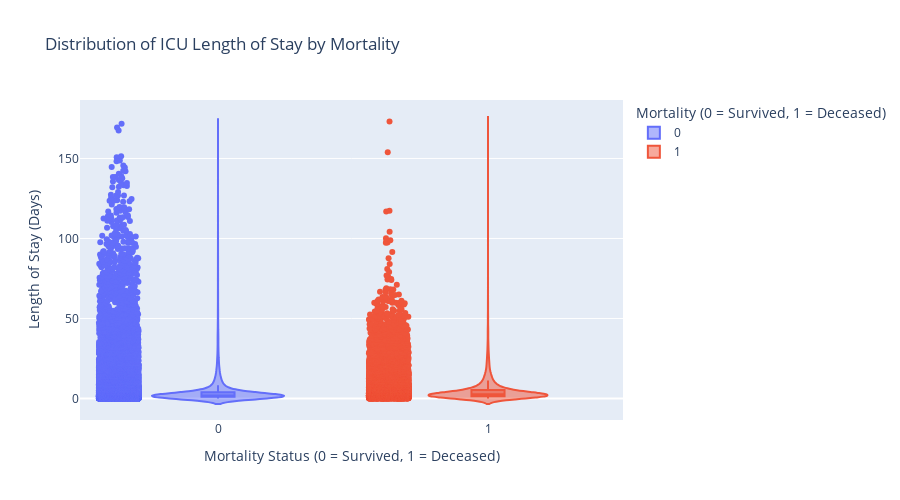

The notebook cell saved with this chart:
### Code cell
# Connect to the SQLite database
conn = sqlite3.connect('../Assignment_MIMIC_SQL/database.db')

# Query to get ICU length of stay and mortality flag data
query = """
SELECT icu.SUBJECT_ID, icu.HADM_ID, icu.LOS, p.EXPIRE_FLAG
FROM ICUSTAYS icu
JOIN PATIENTS p ON icu.SUBJECT_ID = p.SUBJECT_ID
"""

# Load the data into a pandas DataFrame
data = pd.read_sql(query, conn)
conn.close()

# Create a violin plot to visualize ICU Length of Stay by Mortality Status
fig = px.violin(data, 
                x='EXPIRE_FLAG', 
                y='LOS', 
                title="Distribution of ICU Length of Stay by Mortality",
                labels={'LOS': 'Length of Stay (Days)', 'EXPIRE_FLAG': 'Mortality (0 = Survived, 1 = Deceased)'},
                color='EXPIRE_FLAG',
                category_orders={'EXPIRE_FLAG': [0, 1]},
                box=True,  # Show box plot inside the violin
                points='all',  # Show individual data points
)

fig.update_layout(
    xaxis_title="Mortality Status (0 = Survived, 1 = Deceased)",
    yaxis_title="Length of Stay (Days)",
    height=500
)

fig.show()

### Figure 1 — Plotly figure (JSON) as saved in the notebook; plotly's stock layout.template omitted (floating-point values rounded to 4 significant figures; data arrays with more than 128 entries replaced by an {"elided": "..."} marker saying what was removed)
{"data": [{"alignmentgroup": "True", "box": {"visible": true}, "hovertemplate": "Mortality (0 = Survived, 1 = Deceased)=%{x}<br>Length of Stay (Days)=%{y}<extra></extra>", "legendgroup": "0", "marker": {"color": "#636efa"}, "name": "0", "offsetgroup": "0", "orientation": "v", "points": "all", "scalegroup": "True", "showlegend": true, "type": "violin", "x": {"elided": "37341 int values"}, "x0": " ", "xaxis": "x", "y": {"elided": "37341 float values"}, "y0": " ", "yaxis": "y"}, {"alignmentgroup": "True", "box": {"visible": true}, "hovertemplate": "Mortality (0 = Survived, 1 = Deceased)=%{x}<br>Length of Stay (Days)=%{y}<extra></extra>", "legendgroup": "1", "marker": {"color": "#EF553B"}, "name": "1", "offsetgroup": "1", "orientation": "v", "points": "all", "scalegroup": "True", "showlegend": true, "type": "violin", "x": {"elided": "24191 int values"}, "x0": " ", "xaxis": "x", "y": {"elided": "24191 float values"}, "y0": " ", "yaxis": "y"}], "layout": {"height": 500, "legend": {"title": {"text": "Mortality (0 = Survived, 1 = Deceased)"}, "tracegroupgap": 0}, "title": {"text": "Distribution of ICU Length of Stay by Mortality"}, "violinmode": "overlay", "xaxis": {"anchor": "y", "categoryarray": [0, 1], "categoryorder": "array", "domain": [0, 1], "title": {"text": "Mortality Status (0 = Survived, 1 = Deceased)"}}, "yaxis": {"anchor": "x", "domain": [0, 1], "title": {"text": "Length of Stay (Days)"}}}}
